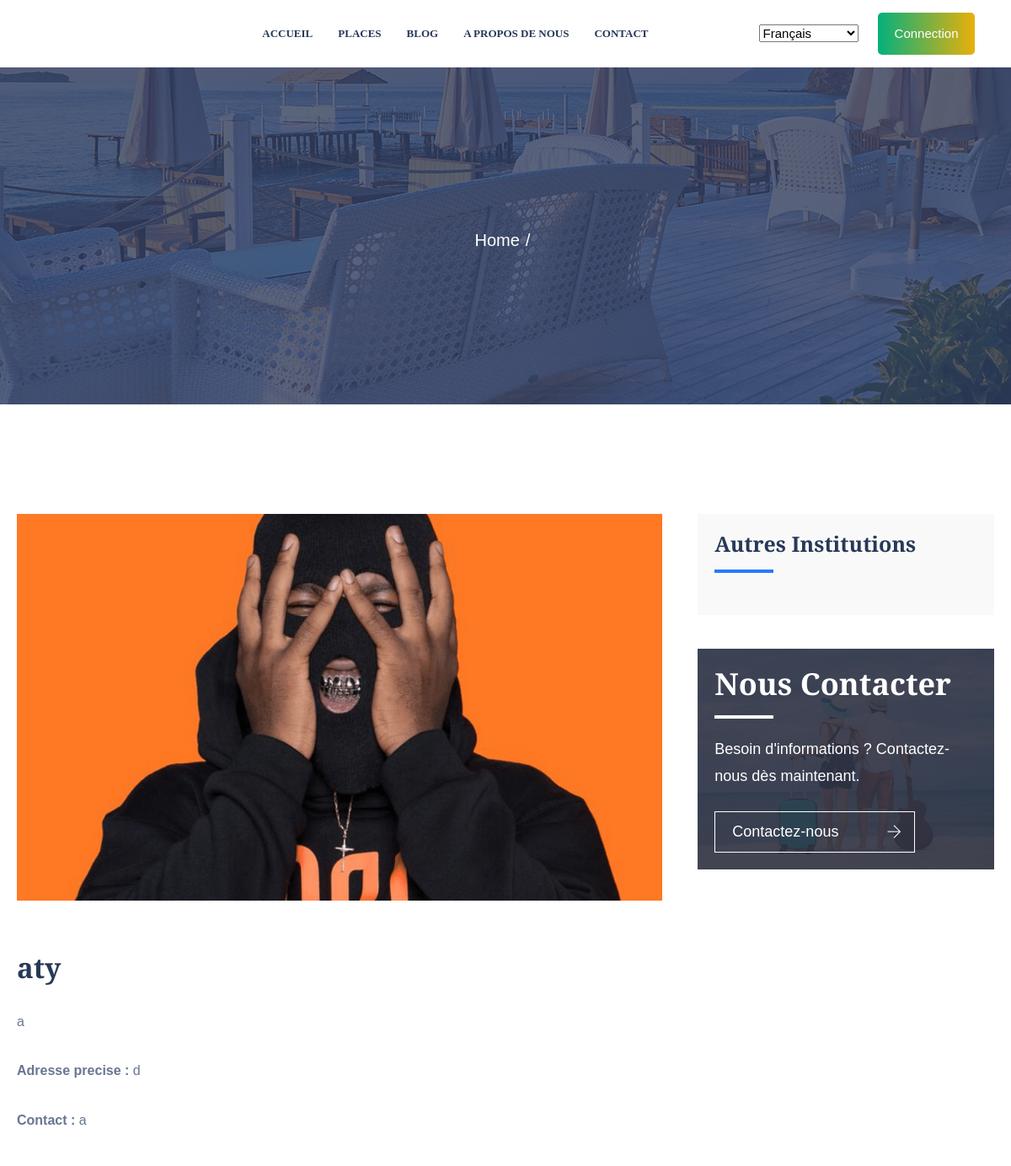
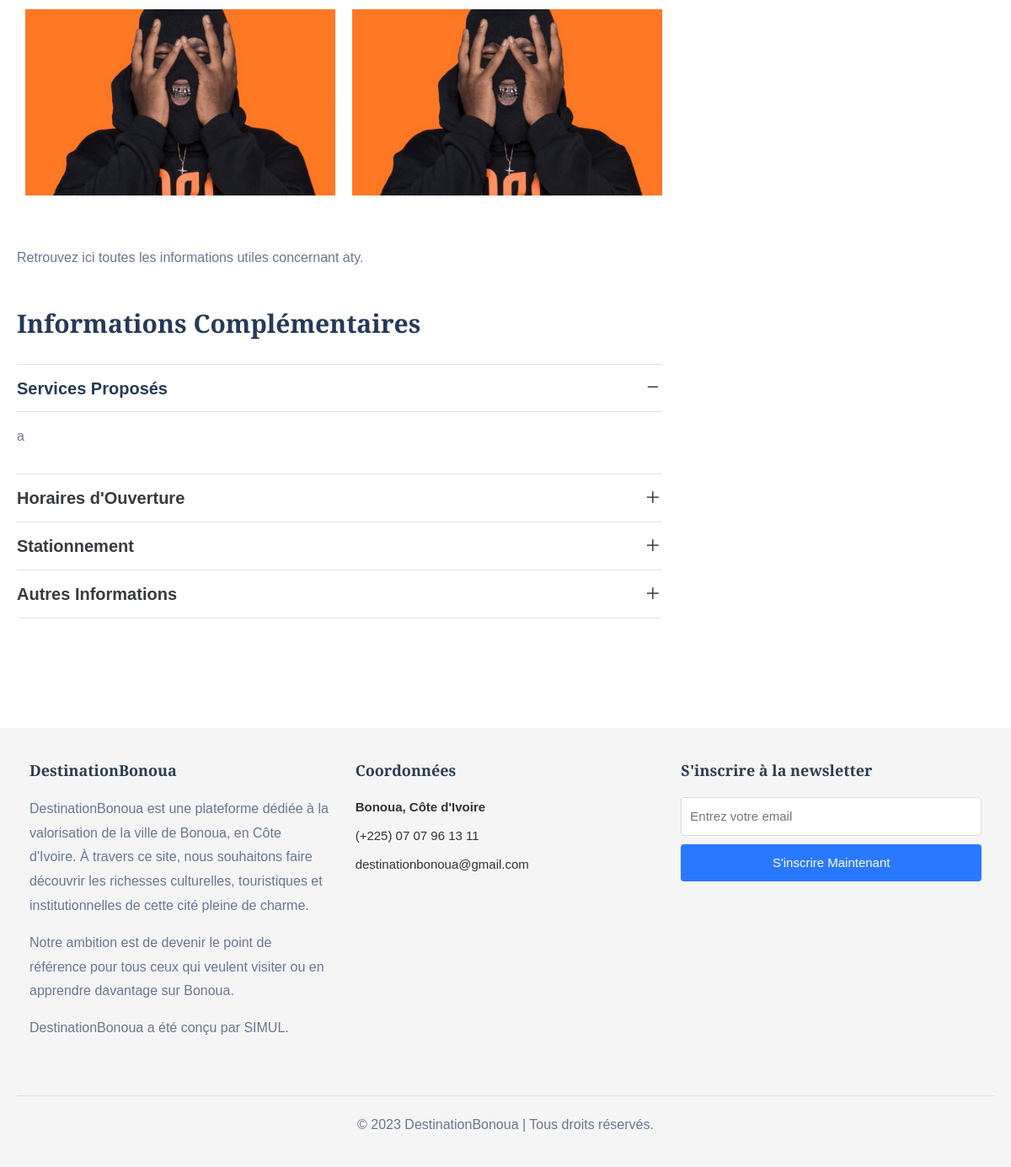
The app's page /places-single-institut/1/ with its own data (2 pictures, top to bottom).
### place/models.py (models this page shows, shortened)
class Institution(models.Model):
    name = models.CharField(max_length=255)
    type = models.ForeignKey(InstitutionType, on_delete=models.CASCADE)
    address = models.TextField()
    contact = models.CharField(max_length=50, blank=True, null=True)
    description = models.TextField(blank=True, null=True)
    image = models.ImageField(upload_to='institutions/', blank=True, null=True)
    image_2 = models.ImageField(upload_to='institutions/extra_images/', blank=True, null=True)
    image_3 = models.ImageField(upload_to='institutions/extra_images/', blank=True, null=True)  # Troisième image
    services_proposes = models.TextField(blank=True, null=True)  # Services proposés
    horaires_ouverture = models.TextField(blank=True, null=True)  # Horaires d'ouverture
    informations_stationnement = models.TextField(blank=True, null=True)  # Informations sur le stationnement
    autres_informations = models.TextField(blank=True, null=True)  # Autres informations

### place/views.py (the view)
# urls.py: path('places-single-institut/<int:institution_id>/', views.places_single_institut, name='places-single-institut'),
def places_single_institut(request, institution_id):
    institution = get_object_or_404(Institution, id=institution_id)
    default_placeholder = DefaultPlaceHolderPersonne.objects.filter(name="default").first()
    other_institutions = Institution.objects.exclude(id=institution_id)[:5]  # Afficher d'autres institutions pour la sidebar
    datas = {
        'institution': institution,
        'other_institutions': other_institutions,
        'default_placeholder': default_placeholder,
    }
    return render(request, 'places-single-institut.html', datas)

### place/templates/places-single-institut.html (shortened to what this page needs)
{% extends 'bases/baseReste.html' %}
{% load static %}
{% block content %}
<div class="wpo-breadcumb-area">
    <div class="container">
        <div class="row">
            <div class="col-12">
                <div class="wpo-breadcumb-wrap">
                    <ul>
                        <li><a href="{% url 'index' %}">Home</a></li>
                    </ul>
                </div>
            </div>
        </div>
    </div>
</div>
<section class="places-single section-padding">
    <div class="container">
        <div class="row">
            <div class="col-lg-8 col-md-12">
                <div class="places-single-wrap">
                    <div class="places-single-content">
                        <img src="{{ institution.image.url }}" alt="{{ institution.name }}">
                        <div class="places-single-content-des">
                            <h2>{{ institution.name }}</h2>
                            <p>{{ institution.description }}</p>
                            <p><strong>Adresse precise :</strong> {{ institution.address }}</p>
                            {% if institution.contact %}
                            <p><strong>Contact :</strong> {{ institution.contact }}</p>
                            {% endif %}
                            <div class="places-single-sub-img">
                                <ul>
                                    {% if institution.image_2 or institution.image_3 %}
                                        {% if institution.image_2 %}
                                            <li><img src="{{ institution.image_2.url }}" alt="Image 2"></li>
                                        {% endif %}
                                        {% if institution.image_3 %}
                                            <li><img src="{{ institution.image_3.url }}" alt="Image 3"></li>
                                        {% endif %}
                                    {% endif %}
                                </ul>
                            </div>
                        </div>
                    </div>
                    <p>Retrouvez ici toutes les informations utiles concernant {{ institution.name }}.</p>
                    <div class="wpo-benefits-section">
                        <h2>Informations Complémentaires</h2>
                        <div class="row">
                            <div class="col-lg-12 col-12">
                                <div class="wpo-benefits-item">
                                    <div class="accordion" id="accordionExample">
                                        <div class="accordion-item">
                                            <h3 class="accordion-header" id="headingOne">
                                                <button class="accordion-button" type="button" data-bs-toggle="collapse"
                                                    data-bs-target="#collapseOne" aria-expanded="true"
                                                    aria-controls="collapseOne">
                                                    Services Proposés
                                                </button>
                                            </h3>
                                            <div id="collapseOne" class="accordion-collapse collapse show"
                                                aria-labelledby="headingOne" data-bs-parent="#accordionExample">
                                                <div class="accordion-body">
                                                    <p>{{ institution.services_proposes|default:"Aucune information sur les services disponibles." }}</p>
                                                </div>
                                            </div>
                                        </div>
                                        <div class="accordion-item">
                                            <h3 class="accordion-header" id="headingTwo">
                                                <button class="accordion-button collapsed" type="button"
                                                    data-bs-toggle="collapse" data-bs-target="#collapseTwo"
                                                    aria-expanded="false" aria-controls="collapseTwo">
                                                    Horaires d'Ouverture
                                                </button>
                                            </h3>
                                        </div>
                                        <div class="accordion-item">
                                            <h3 class="accordion-header" id="headingThree">
                                                <button class="accordion-button collapsed" type="button"
                                                    data-bs-toggle="collapse" data-bs-target="#collapseThree"
                                                    aria-expanded="false" aria-controls="collapseThree">
                                                    Stationnement
                                                </button>
                                            </h3>
                                        </div>
                                        <div class="accordion-item">
                                            <h3 class="accordion-header" id="headingFour">
                                                <button class="accordion-button collapsed" type="button"
                                                    data-bs-toggle="collapse" data-bs-target="#collapseFour"
                                                    aria-expanded="false" aria-controls="collapseFour">
                                                    Autres Informations
                                                </button>
                                            </h3>
                                        </div>
                                    </div>
                                </div>
                            </div>
                        </div>
                    </div>
                </div>
            </div>
            <div class="col-lg-4 col-md-8">
                <div class="wpo-single-sidebar">
                    <div class="wpo-service-widget widget">
                        <h2>Autres Institutions</h2>
                    </div>
                    <div class="wpo-contact-widget widget">
                        <h2>Nous Contacter</h2>
                        <p>Besoin d'informations ? Contactez-nous dès maintenant.</p>
                        <a href="{% url 'contact' %}">Contactez-nous</a>
                    </div>
                </div>
            </div>
        </div>
    </div>
</section>
{% endblock content %}

### place/templates/bases/baseReste.html (style rules this page uses)
.container { max-width: 1200px; margin: 0 auto; padding: 0 20px; }

### records on screen
Institution: image (picture), name "aty", description "a", address "d", contact "a", image_2 (picture), image_3 (picture), services_proposes "a"
